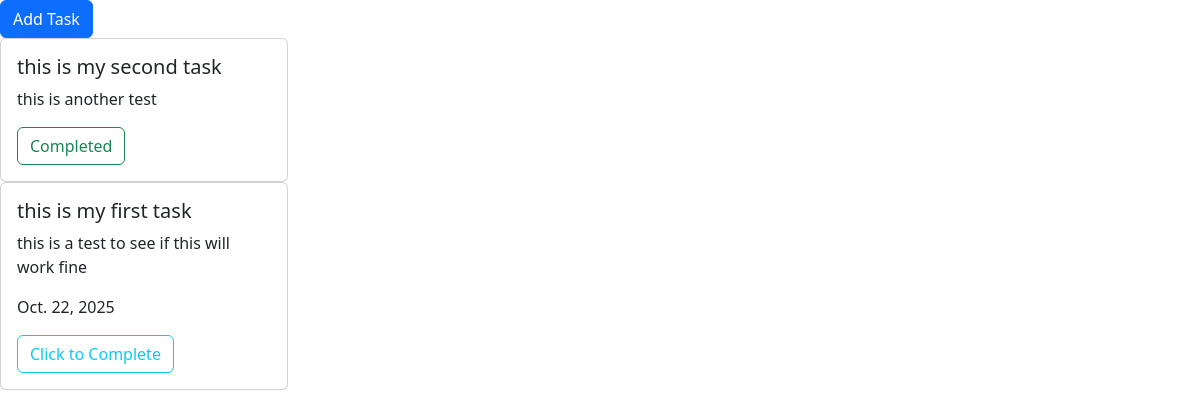
The app's page /, older data.
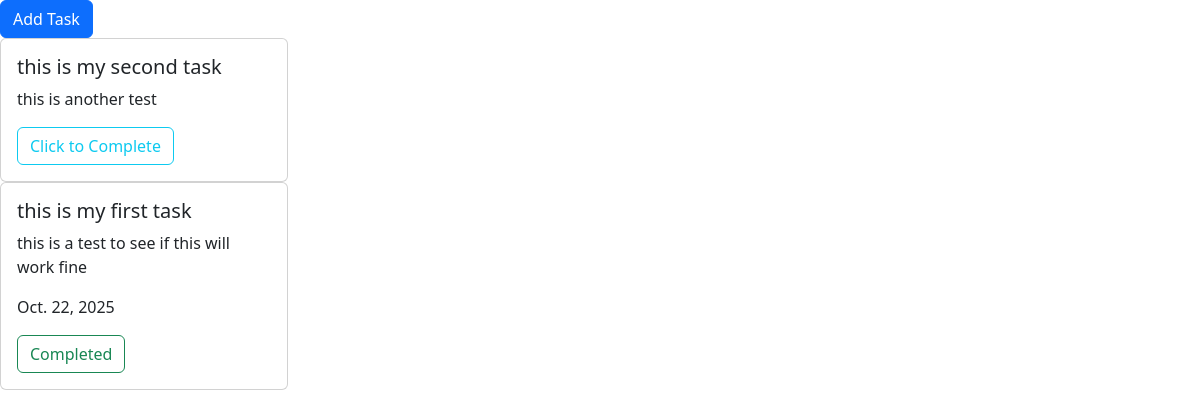
The same page, newer data.
### todo/models.py (models this page shows, shortened)
class Tasks(models.Model):
    title = models.CharField(max_length=255)
    details = models.TextField(blank=True)
    is_done = models.BooleanField(default=False)
    due_date = models.DateField(null=True, blank=True)
    created_at = models.DateTimeField(auto_now_add=True)
    completed_at = models.DateTimeField(null=True, blank=True)

### todo/views.py (the view)
# urls.py: path("", views.index, name="index"),
def index(request):
    tasks = Tasks.objects.order_by("-created_at")
    task_context = {"tasks": tasks}
    return render(request, "todo/index.html", task_context)

### todo/templates/todo/index.html (shortened to what this page needs)
{% extends "todo/layout.html" %}
{% block body %}
 <button class="btn btn-primary" data-bs-toggle="modal" data-bs-target="#addTaskModal">Add Task</button>
  {% if tasks %}
    {% for task in tasks %}
      <div class="card" style="width: 18rem;">
        <div class="card-body">
          <h5 class="card-title">{{ task.title }}</h5>
            {% if task.details %}
              <p class="card-text">{{ task.details }}</p>
            {% endif %}
            {% if task.due_date %}
              <p class="card-text">{{ task.due_date }}</p>
            {% endif %}
            {% if task.is_done %}
              <form method="post" action="{% url 'todo:toggle' task.id %}">
                <button type="submit" class="btn btn-outline-success" id="complete">Completed</button>
              </form>
            {% else %}
              <form method="post" action="{% url 'todo:toggle' task.id %}">
                <button type="submit" class="btn btn-outline-info" id="not_complete">Click to Complete</button>
              </form>
            {% endif %}
        </div>
      </div>
    {% endfor %}
  {% endif %}
{% endblock %}

Row changes from the older to the newer data that the page shows:
changed Tasks "this is my second task": is_done "Completed" → "Click to Complete"
changed Tasks "this is my first task": is_done "Click to Complete" → "Completed"
